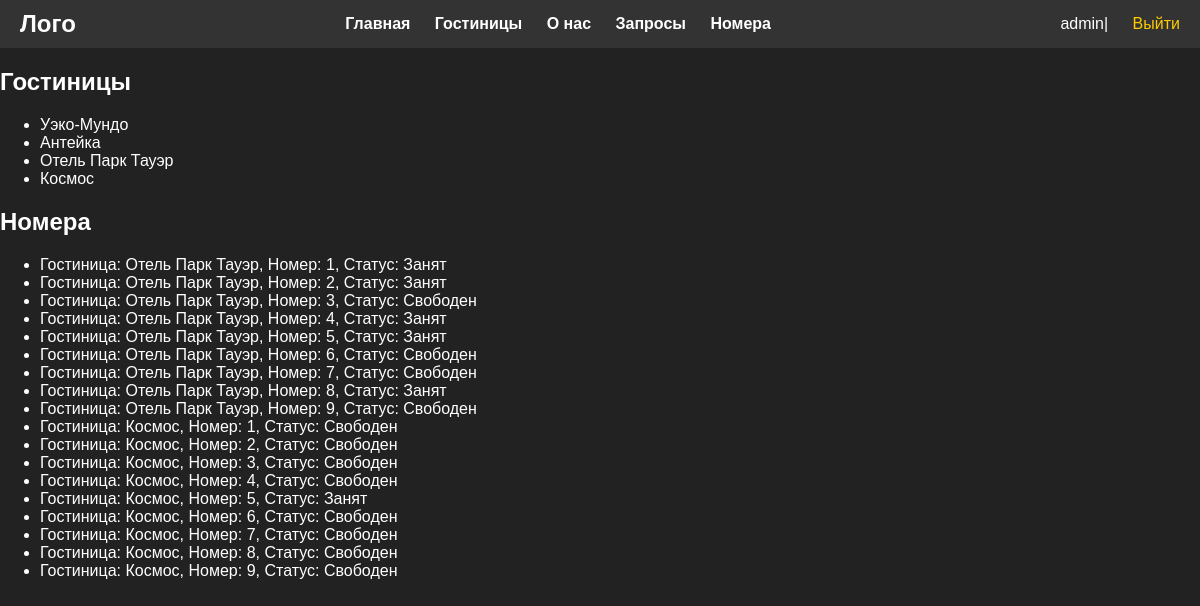
The app's page /operator/rooms/ (signed in), older data.
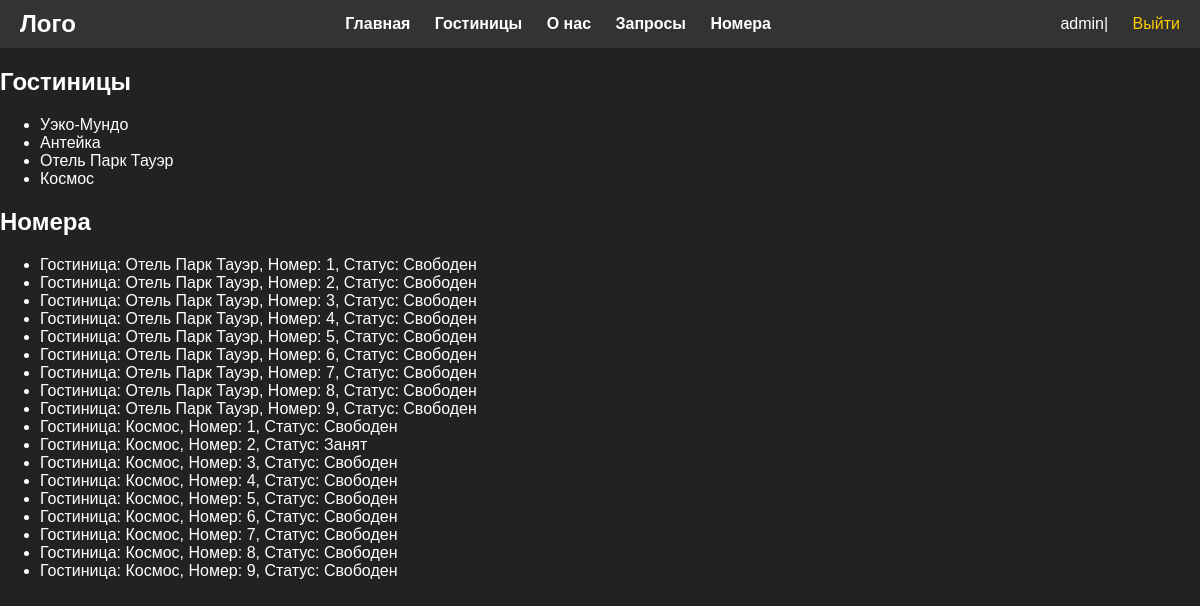
The same page, newer data.
### gostinitsa/models.py (models this page shows, shortened)
class Gostinitsa(models.Model):
    class Status(models.IntegerChoices):
        DRAFT = 0, 'Черновик'
        PUBLISHED = 1, 'Опубликовано'
    title = models.CharField(max_length=255, verbose_name='Название')
    slug = models.SlugField(max_length=255, unique=True, db_index=True, verbose_name='Slug')
    content = models.TextField(blank=True, verbose_name='Описание')
    time_create = models.DateTimeField(auto_now_add=True, verbose_name='Время создания')
    time_update = models.DateTimeField(auto_now=True, verbose_name='Время обновления')
    is_published = models.BooleanField(choices=tuple(map(lambda x:(bool(x[0]),x[1]),Status.choices)), default=Status.DRAFT, verbose_name='Опубликовано')
    objects = models.Manager()
    published = PublishedManager()
    class Meta:
        verbose_name = 'Гостиницы'
        verbose_name_plural = 'Гостиницы'
        ordering = ['-time_create']
        indexes = [models.Index(fields=['-time_create'])]

class Room(models.Model):
    class Status(models.IntegerChoices):
        AVAILABLE = 1, 'Свободен'
        OCCUPIED = 0, 'Занят'
        INREQUEST = 2, 'В заявке на бронирование'
    hotel = models.ForeignKey(Gostinitsa, on_delete=models.CASCADE, verbose_name='Принадлежит гостинице')
    room_number = models.CharField(max_length=100, verbose_name='Номер комнаты')
    is_status = models.IntegerField(choices=Status.choices, default=Status.AVAILABLE, verbose_name='Статус')
    objects = models.Manager()
    status = StatusManager()
    class Meta:
        verbose_name = 'Комната'
        verbose_name_plural = 'Комнаты'
        ordering = ['hotel' , 'room_number']
        indexes = [models.Index(fields=['room_number'])]

### gostinitsa/views.py (the view)
# urls.py: path('operator/rooms/', views.operator_rooms, name='operator_rooms'),
@user_passes_test(lambda u: u.is_staff, login_url='users/login')
def operator_rooms(request):
    gostinitsy = Gostinitsa.objects.all()
    rooms = Room.objects.all()
    return render(request, 'gostinitsa/operator_rooms.html', {'gostinitsy': gostinitsy, 'rooms': rooms})

### gostinitsa/templates/gostinitsa/operator_rooms.html (shortened to what this page needs)
{% extends 'base.html' %}
{% block content %}
    <h2>Гостиницы</h2>
    <ul>
        {% for gostinitsa in gostinitsy %}
            <li>{{ gostinitsa.title }}</li>
        {% endfor %}
    </ul>
    <h2>Номера</h2>
    <ul>
        {% for room in rooms %}
            <li>Гостиница: {{ room.hotel.title }}, Номер: {{ room.room_number }}, Статус: {% if room.is_status == 1 %}Свободен{% else %}Занят{% endif %}</li>
        {% endfor %}
    </ul>
{% endblock %}

### templates/base.html (shortened to what this page needs)
{% load static %}
{% load gostinitsa_tags %}
<!doctype html>
<html lang="ru">
<head>
    <link rel="stylesheet" href="{% static 'css/styles.css' %}">
</head>
<body>
  <div class="header">
    <div class="container">
      <div class="logo">
        <h1>Лого</h1>
      </div>
      <nav class="navigation">
        <ul>
          <li><a href="{% url 'home'%}">Главная</a></li>
          <li><a href="{% url 'catalog'%}">Гостиницы</a></li>
          <li><a href="{% url 'about'%}">О нас</a></li>
        {% if user.is_staff %}
            <li><a href="{% url 'operator_requests'%}">Запросы</a></li>
            <li><a href="/operator/rooms/">Номера</a></li>
        {% endif %}
        </ul>
      </nav>
        {% if user.is_authenticated %}
        <div class="user-actions">
            {{ user.username }}| <a href="{% url 'users:logout' %}"> Выйти </a>
        </div>
        {% else %}
          <div class="user-actions">
            <a href="{% url 'users:login' %}">Вход</a>
            <a href="{% url 'users:register' %}">Регистрация</a>
          </div>
        {% endif %}
    </div>
  </div>
  {% block content %}{% endblock %}
</body>
</html>

### gostinitsa/static/css/styles.css (style rules this page uses)
body { margin: 0; padding: 0; overflow-x: hidden; font-family: Arial, sans-serif; }
.header { background-color: #333; color: white; padding: 10px 0; }
.container { display: flex; justify-content: space-between; align-items: center; padding: 0 20px; }
.logo h1 { margin: 0; font-size: 24px; }
.navigation ul { list-style-type: none; margin: 0; padding: 0; }
.navigation ul li { display: inline; margin-right: 20px; }
.navigation ul li a { color: white; text-decoration: none; font-weight: bold; }
.user-actions a { color: #ffcc00; text-decoration: none; margin-left: 20px; }

### templates/base.html (style rules this page uses)
body { background-color: #222222; color: #ffffff; }

Row changes from the older to the newer data that the page shows:
changed Room (number 1 of 18 on the later page): is_status "Занят" → "Свободен"
changed Room (number 2 of 18 on the later page): is_status "Занят" → "Свободен"
changed Room (number 4 of 18 on the later page): is_status "Занят" → "Свободен"
changed Room (number 5 of 18 on the later page): is_status "Занят" → "Свободен"
changed Room (number 8 of 18 on the later page): is_status "Занят" → "Свободен"
changed Room (number 11 of 18 on the later page): is_status "Свободен" → "Занят"
changed Room (number 14 of 18 on the later page): is_status "Занят" → "Свободен"
